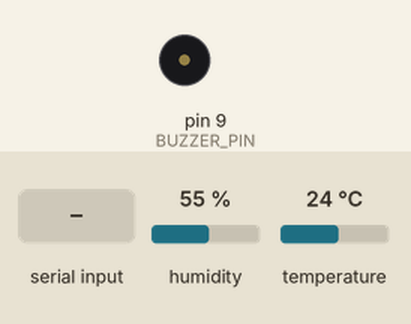
This sketch was run on a simulated Arduino Nano, built with avr-gcc and run on an emulated ATmega328P. Shown: buzzer (waves = sounding). Inputs (shaded band) come from the test bench; at power-on: humidity 55 %, temperature 24 °C. What the sketch prints to the serial monitor is not drawn.

Above: at 1.2 s.
1.3 s: "M" received over Serial
At 2.17 s:
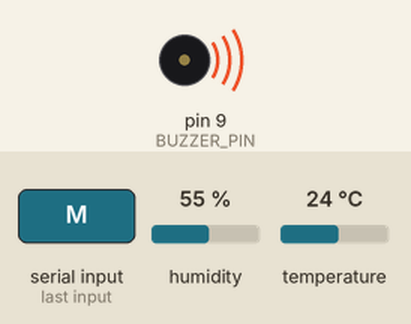
Timing chart, 0 to 5.4 s (numbered marks = the images above; inputs shaded):
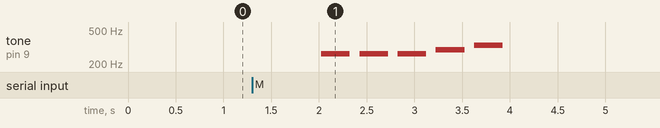

Measured:
- after the input at 1.3 s, tone on pin 9 (BUZZER_PIN): plays 262 Hz for 0.30 s, 262 Hz for 0.30 s, 262 Hz for 0.30 s, 294 Hz for 0.30 s, 330 Hz for 0.30 s, starting after 0.72 s

The sketch:

DHT_Buzz_JetsonNano.ino
```cpp
#include <DHT.h>

// 定義 DHT11 的引腳和類型
#define DHTPIN 2   // DHT11 Data 腳連接到 D2
#define DHTTYPE DHT11
#define BUZZER_PIN 9  // 蜂鳴器連接的腳位

DHT dht(DHTPIN, DHTTYPE);

// 定義音符對應的頻率 (Hz)
#define NOTE_DO 262  // C4
#define NOTE_RE 294  // D4
#define NOTE_MI 330  // E4
#define NOTE_FA 349  // F4
#define NOTE_SOL 392 // G4
#define NOTE_LA 440  // A4
void playMedicationTone();
void playBloodPressureTone();
void playExerciseTone();
void playNote(int frequency, int duration);


void setup() {
  Serial.begin(9600); // 初始化串列通信
  dht.begin();        // 初始化 DHT11 傳感器
  pinMode(BUZZER_PIN, OUTPUT);
}

void loop() {
  // 檢查是否有來自 Jetson Nano 的指令
  if (Serial.available() > 0) {
    char command = Serial.read();  // 接收來自 Jetson Nano 的指令
    if (command == 'S') {
        noTone(BUZZER_PIN);
    } else {
        switch (command) {
          case 'M':  // Medication 音樂
            playMedicationTone();
            break;
          case 'B':  // Blood Pressure 音樂
            playBloodPressureTone();
            break;
          case 'E':  // Exercise 音樂
            playExerciseTone();
            break;
        }
      }
  }


  // 讀取溫濕度資料
  float temperature = dht.readTemperature(); // 讀取溫度
  float humidity = dht.readHumidity();       // 讀取濕度

  // 檢查是否讀取成功
  if (isnan(temperature) || isnan(humidity)) {
    Serial.println("{\"error\": \"Failed to read from DHT sensor!\"}");
  } else {
    // 傳遞結構化數據（JSON 格式）
    Serial.print("{\"temperature\": ");
    Serial.print(temperature);
    Serial.print(", \"humidity\": ");
    Serial.print(humidity);
    Serial.println("}");
  }

  delay(2000); // 每 2 秒讀取一次溫濕度
}

// 播放 "do do do re mi"
void playMedicationTone() {
  playNote(NOTE_DO, 300);
  playNote(NOTE_DO, 300);
  playNote(NOTE_DO, 300);
  playNote(NOTE_RE, 300);
  playNote(NOTE_MI, 300);
}

// 播放 "mi mi mi fa sol"
void playBloodPressureTone() {
  playNote(NOTE_MI, 300);
  playNote(NOTE_MI, 300);
  playNote(NOTE_MI, 300);
  playNote(NOTE_FA, 300);
  playNote(NOTE_SOL, 300);
}

// 播放 "fa fa sol la mi"
void playExerciseTone() {
  playNote(NOTE_FA, 300);
  playNote(NOTE_FA, 300);
  playNote(NOTE_SOL, 300);
  playNote(NOTE_LA, 300);
  playNote(NOTE_MI, 300);
}

// 播放單個音符的函數
void playNote(int frequency, int duration) {
  tone(BUZZER_PIN, frequency, duration);
  delay(duration + 100); // 確保音符之間有間隔
}
```
